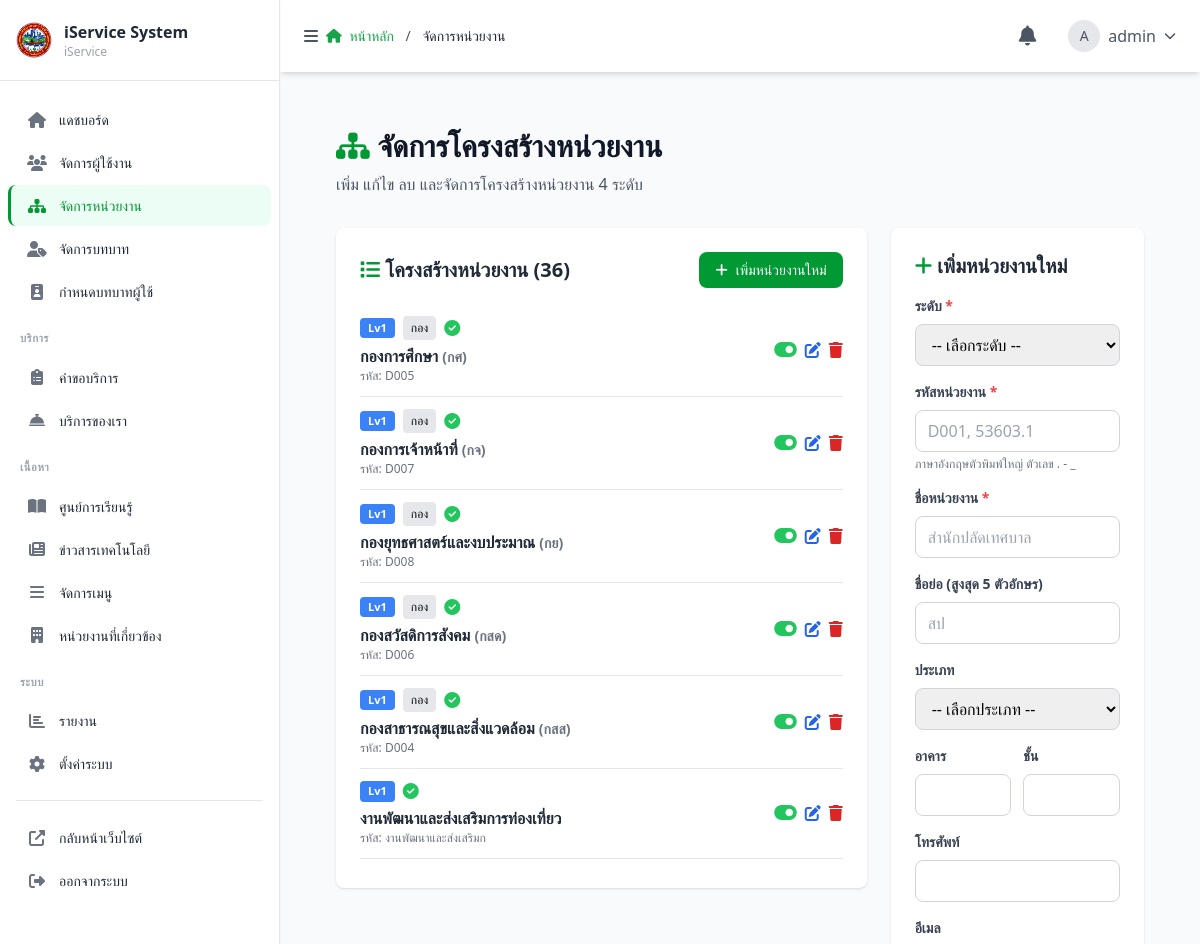
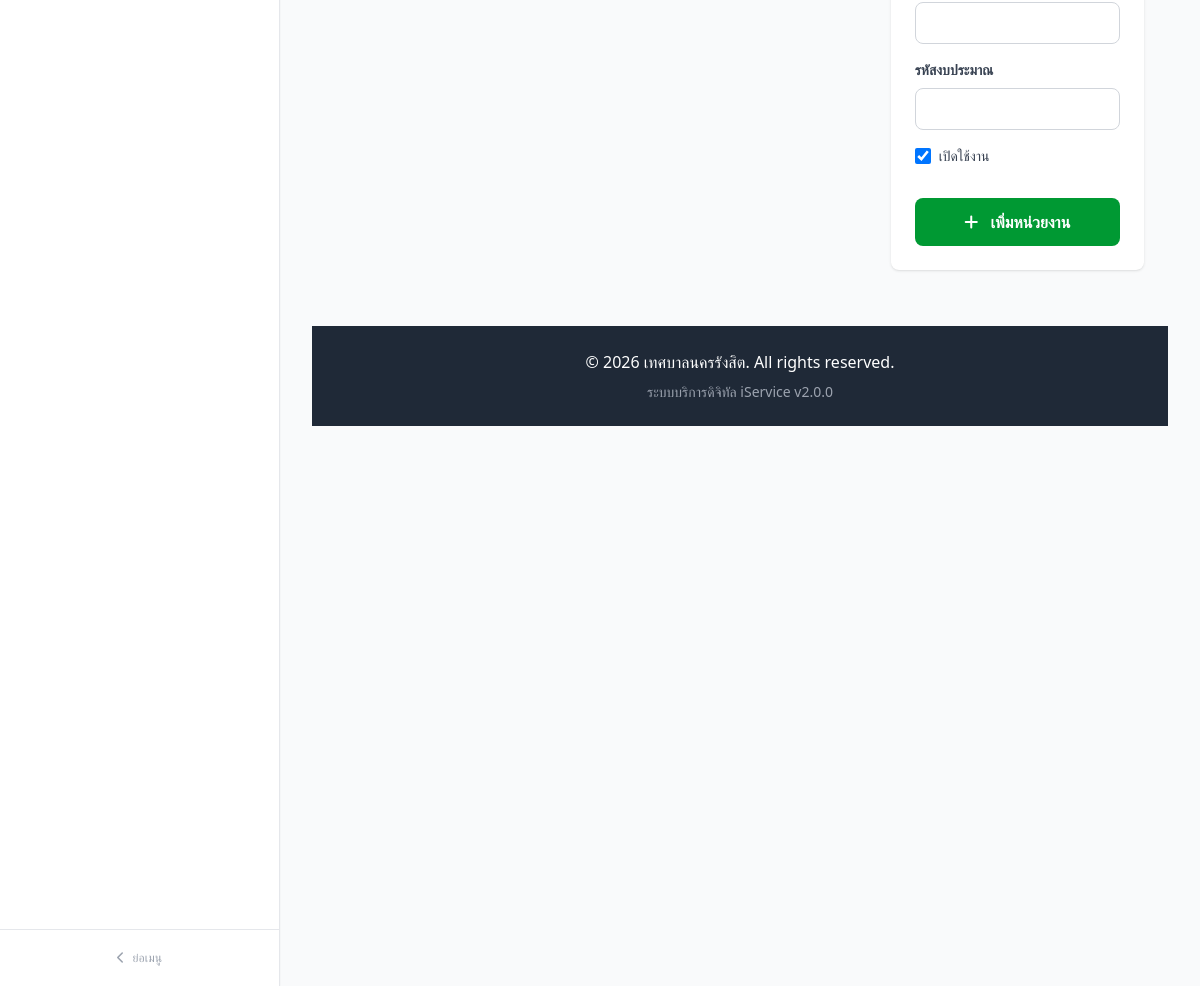
The app's page /admin/departments.php (signed in) with its own data (2 pictures, top to bottom).
### tables this page shows
CREATE TABLE `departments` (
  `department_id` int(11) NOT NULL COMMENT 'รหัสหน่วยงาน/แผนก',
  `parent_department_id` int(11) DEFAULT NULL COMMENT 'รหัสหน่วยงานแม่ (เชื่อมต่อกับ department_id)',
  `department_code` varchar(20) NOT NULL COMMENT 'รหัสหน่วยงาน',
  `department_name` varchar(255) NOT NULL COMMENT 'ชื่อหน่วยงาน/แผนก',
  `short_name` varchar(5) DEFAULT NULL COMMENT 'ชื่อย่อหน่วยงาน (5 ตัวอักษร)',
  `level` tinyint(1) NOT NULL DEFAULT 1 COMMENT 'ระดับชั้น: 1=สำนัก/กอง, 2=ส่วน, 3=ฝ่าย/กลุ่มงาน, 4=งาน',
  `level_type` varchar(50) DEFAULT NULL COMMENT 'ชนิด: สำนัก, กอง, ส่วน, ฝ่าย, กลุ่มงาน, งาน',
  `manager_user_id` int(11) DEFAULT NULL COMMENT 'หัวหน้าหน่วยงาน',
  `building` varchar(100) DEFAULT NULL COMMENT 'อาคาร',
  `floor` varchar(50) DEFAULT NULL COMMENT 'ชั้น',
  `phone` varchar(20) DEFAULT NULL COMMENT 'เบอร์โทรศัพท์',
  `email` varchar(100) DEFAULT NULL COMMENT 'อีเมล',
  `budget_code` varchar(50) DEFAULT NULL COMMENT 'รหัสงบประมาณ',
  `status` enum('active','inactive') DEFAULT 'active' COMMENT 'สถานะการใช้งาน',
  `created_at` timestamp NOT NULL DEFAULT current_timestamp(),
  `updated_at` timestamp NOT NULL DEFAULT current_timestamp() ON UPDATE current_timestamp()
);

### admin/departments.php (the view, shortened to what this page needs)
<?php
require_once '../config/database.php';
$departments = [];
$result = $conn->query("SELECT * FROM departments ORDER BY level ASC, department_name ASC");
while ($row = $result->fetch_assoc()) {
    $departments[] = $row;
}
function buildDepartmentTree($departments, $parent_id = null) {
    $tree = [];
    foreach ($departments as $dept) {
        if ($dept['parent_department_id'] == $parent_id) {
            $dept['children'] = buildDepartmentTree($departments, $dept['department_id']);
            $tree[] = $dept;
        }
    }
    return $tree;
}
$departmentTree = buildDepartmentTree($departments);
include 'admin-layout/header.php';
include 'admin-layout/sidebar.php';
include 'admin-layout/topbar.php';
?>
<main class="main-content-transition lg:ml-0">
    <div class="p-6">
        <div class="mb-8">
            <h1 class="text-3xl font-bold text-gray-900 mb-2">
                <i class="fas fa-sitemap text-teal-600"></i> จัดการโครงสร้างหน่วยงาน
            </h1>
            <p class="text-gray-600">เพิ่ม แก้ไข ลบ และจัดการโครงสร้างหน่วยงาน 4 ระดับ</p>
        </div>
        <div class="grid grid-cols-1 lg:grid-cols-3 gap-6">
            <div class="lg:col-span-2">
                <div class="bg-white rounded-lg shadow p-6">
                    <div class="flex justify-between items-center mb-4">
                        <h2 class="text-xl font-bold text-gray-800">
                            <i class="fas fa-list text-teal-600"></i> โครงสร้างหน่วยงาน (<?= count($departments) ?>)
                        </h2>
                        <button onclick="resetForm()" class="bg-teal-600 hover:bg-teal-700 text-white px-4 py-2 rounded-lg text-sm transition">
                            <i class="fas fa-plus mr-2"></i>เพิ่มหน่วยงานใหม่
                        </button>
                    </div>
                    <div class="overflow-y-auto" style="max-height: 70vh;">
                        <?php
                        function renderDepartmentTree($tree, $level = 0) {
                            foreach ($tree as $dept):
                                $indent = $level * 20;
                                $levelClass = "level-{$dept['level']}";
                                $statusColor = $dept['status'] == 'active' ? 'text-green-500' : 'text-red-500';
                        ?>
                            <div class="border-b border-gray-200 py-3 hover:bg-gray-50" style="margin-left: <?= $indent ?>px;">
                                <div class="flex items-center justify-between">
                                    <div class="flex-1">
                                        <div class="flex items-center space-x-2 mb-1">
                                            <span class="level-badge <?= $levelClass ?>">
                                                Lv<?= $dept['level'] ?>
                                            </span>
                                            <?php if ($dept['level_type']): ?>
                                                <span class="text-xs bg-gray-200 px-2 py-1 rounded">
                                                    <?= htmlspecialchars($dept['level_type']) ?>
                                                </span>
                                            <?php endif; ?>
                                            <i class="fas fa-<?= $dept['status'] == 'active' ? 'check-circle' : 'times-circle' ?> <?= $statusColor ?>"></i>
                                        </div>
                                        <h3 class="font-bold text-gray-800">
                                            <?= htmlspecialchars($dept['department_name']) ?>
                                            <?php if ($dept['short_name']): ?>
                                                <span class="text-sm text-gray-500">(<?= htmlspecialchars($dept['short_name']) ?>)</span>
                                            <?php endif; ?>
                                        </h3>
                                        <p class="text-xs text-gray-500">รหัส: <?= htmlspecialchars($dept['department_code']) ?></p>
                                    </div>
                                    <div class="flex space-x-2">
                                        <button onclick="toggleStatus(<?= $dept['department_id'] ?>, '<?= $dept['status'] == 'active' ? 'inactive' : 'active' ?>')"
                                                class="text-gray-400 hover:text-gray-600" title="เปิด/ปิด">
                                            <i class="fas fa-toggle-<?= $dept['status'] == 'active' ? 'on' : 'off' ?> text-xl <?= $statusColor ?>"></i>
                                        </button>
                                        <button onclick="editDepartment(<?= $dept['department_id'] ?>)" class="text-blue-600 hover:text-blue-800">
                                            <i class="fas fa-edit"></i>
                                        </button>
                                        <button onclick="deleteDepartment(<?= $dept['department_id'] ?>)" class="text-red-600 hover:text-red-800">
                                            <i class="fas fa-trash"></i>
                                        </button>
                                    </div>
                                </div>
                            </div>
                            <?php
                            endforeach;
                        }
                        if (empty($departmentTree)) {
                            echo '<div class="text-center py-12 text-gray-500"><i class="fas fa-inbox text-6xl mb-4"></i><p>ยังไม่มีหน่วยงานในระบบ</p></div>';
                        } else {
                            renderDepartmentTree($departmentTree);
                        }
                        ?>
                    </div>
                </div>
            </div>
            <div class="lg:col-span-1">
                <div class="bg-white rounded-lg shadow p-6 sticky top-4">
                    <h2 class="text-xl font-bold text-gray-800 mb-4" id="formTitle">
                        <i class="fas fa-plus text-teal-600"></i> เพิ่มหน่วยงานใหม่
                    </h2>
                    <form id="departmentForm" class="space-y-4">
                        <div>
                            <label class="block text-sm font-semibold text-gray-700 mb-2">
                                ระดับ <span class="text-red-500">*</span>
                            </label>
                            <select name="level" id="level" required onchange="loadParentDepartments(); updateLevelTypeOptions()"
                                    class="w-full px-3 py-2 border border-gray-300 rounded-lg focus:ring-2 focus:ring-indigo-500 focus:border-transparent">
                                <option value="">-- เลือกระดับ --</option>
                            </select>
                        </div>
                        <div>
                            <label class="block text-sm font-semibold text-gray-700 mb-2">
                                รหัสหน่วยงาน <span class="text-red-500">*</span>
                            </label>
                            <div class="relative">
                                <input type="text" name="department_code" id="department_code" required
                                       placeholder="D001, 53603.1"
                                       class="w-full px-3 py-2 border border-gray-300 rounded-lg focus:ring-2 focus:ring-indigo-500 focus:border-transparent uppercase pr-10">
                            </div>
                            <p class="text-xs text-gray-500 mt-1">ภาษาอังกฤษตัวพิมพ์ใหญ่ ตัวเลข . - _</p>
                        </div>
                        <div>
                            <label class="block text-sm font-semibold text-gray-700 mb-2">
                                ชื่อหน่วยงาน <span class="text-red-500">*</span>
                            </label>
                            <input type="text" name="department_name" id="department_name" required
                                   placeholder="สำนักปลัดเทศบาล"
                                   class="w-full px-3 py-2 border border-gray-300 rounded-lg focus:ring-2 focus:ring-indigo-500 focus:border-transparent">
                        </div>
                        <div>
                            <label class="block text-sm font-semibold text-gray-700 mb-2">
                                ชื่อย่อ (สูงสุด 5 ตัวอักษร)
                            </label>
                            <input type="text" name="short_name" id="short_name" maxlength="5"
                                   placeholder="สป"
                                   class="w-full px-3 py-2 border border-gray-300 rounded-lg focus:ring-2 focus:ring-indigo-500 focus:border-transparent uppercase">
                        </div>
                        <div>
                            <label class="block text-sm font-semibold text-gray-700 mb-2">ประเภท</label>
                            <select name="level_type" id="level_type"
                                    class="w-full px-3 py-2 border border-gray-300 rounded-lg focus:ring-2 focus:ring-indigo-500 focus:border-transparent">
                                <option value="">-- เลือกประเภท --</option>
                            </select>
                        </div>
                        <div class="grid grid-cols-2 gap-3">
                            <div>
                                <label class="block text-sm font-semibold text-gray-700 mb-2">อาคาร</label>
                                <input type="text" name="building" id="building"
                                       class="w-full px-3 py-2 border border-gray-300 rounded-lg focus:ring-2 focus:ring-indigo-500 focus:border-transparent">
                            </div>
                            <div>
                                <label class="block text-sm font-semibold text-gray-700 mb-2">ชั้น</label>
                                <input type="text" name="floor" id="floor"
                                       class="w-full px-3 py-2 border border-gray-300 rounded-lg focus:ring-2 focus:ring-indigo-500 focus:border-transparent">
                            </div>
                        </div>
                        <div>
                            <label class="block text-sm font-semibold text-gray-700 mb-2">โทรศัพท์</label>
                            <input type="tel" name="phone" id="phone"
                                   class="w-full px-3 py-2 border border-gray-300 rounded-lg focus:ring-2 focus:ring-indigo-500 focus:border-transparent">
                        </div>
                        <div>
                            <label class="block text-sm font-semibold text-gray-700 mb-2">อีเมล</label>
                            <input type="email" name="email" id="email"
                                   class="w-full px-3 py-2 border border-gray-300 rounded-lg focus:ring-2 focus:ring-indigo-500 focus:border-transparent">
                        </div>
                        <div>
                            <label class="block text-sm font-semibold text-gray-700 mb-2">รหัสงบประมาณ</label>
                            <input type="text" name="budget_code" id="budget_code"
                                   class="w-full px-3 py-2 border border-gray-300 rounded-lg focus:ring-2 focus:ring-indigo-500 focus:border-transparent">
                        </div>
                        <div class="flex items-center">
                            <input type="checkbox" name="status" id="status" value="active" checked
                                   class="w-4 h-4 text-teal-600 border-gray-300 rounded focus:ring-teal-500">
                            <label for="status" class="ml-2 text-sm font-medium text-gray-700">เปิดใช้งาน</label>
                        </div>
                        <div class="flex space-x-3 pt-4">
                            <button type="submit" id="submitBtn"
                                    class="flex-1 bg-teal-600 hover:bg-teal-700 text-white px-6 py-3 rounded-lg font-semibold transition">
                                <i class="fas fa-plus mr-2"></i> เพิ่มหน่วยงาน
                            </button>
                        </div>
                    </form>
                </div>
            </div>
        </div>
    </div>
    <?php include 'admin-layout/footer.php'; ?>
</body>
</html>
<?php include 'admin-layout/footer.php'; ?>

### admin/admin-layout/header.php (style rules this page uses)
.bg-primary-500, .bg-teal-500, .bg-teal-600 { background-color: #009933 !important; }
.text-primary-500, .text-primary-600, .text-teal-500, .text-teal-600 { color: #009933 !important; }
.main-content-transition { transition: margin-left 0.3s ease-in-out; }

### admin/admin-layout/sidebar.php (style rules this page uses)
:root { --sidebar-bg: #ffffff; --sidebar-border: #e5e7eb; --sidebar-text: #1f2937; --sidebar-text-muted: #6b7280; --sidebar-hover: #f3f4f6; --sidebar-active-bg: #ecfdf5; --sidebar-active-text: #009933; --sidebar-active-border: #009933; --sidebar-section-text: #9ca3af; }

### admin/departments.php (style rules this page uses)
.level-badge { display: inline-block; padding: 2px 8px; border-radius: 4px; font-size: 11px; font-weight: 600; }
.level-1 { background: #3b82f6; color: white; }

### records on screen
departments: level "1", level_type "กอง", department_name "กองการศึกษา", short_name "กศ", department_code "D005"
departments: level "1", level_type "กอง", department_name "กองการเจ้าหน้าที่", short_name "กจ", department_code "D007"
departments: level "1", level_type "กอง", department_name "กองยุทธศาสตร์และงบประมาณ", short_name "กย", department_code "D008"
departments: level "1", level_type "กอง", department_name "กองสวัสดิการสังคม", short_name "กสด", department_code "D006"
departments: level "1", level_type "กอง", department_name "กองสาธารณสุขและสิ่งแวดล้อม", short_name "กสส", department_code "D004"
departments: level "1", department_name "งานพัฒนาและส่งเสริมการท่องเที่ยว", department_code "งานพัฒนาและส่งเสริมก"

### other values on screen
$sidebar_app_name "iService System"
$sidebar_org_name "iService"
$item['label'] "แดชบอร์ด"
$item['label'] "จัดการผู้ใช้งาน"
$item['label'] "จัดการหน่วยงาน"
$item['label'] "จัดการบทบาท"
$item['label'] "กำหนดบทบาทผู้ใช้"
$group['label'] "บริการ"
$item['label'] "คำขอบริการ"
$item['label'] "บริการของเรา"
$group['label'] "เนื้อหา"
$item['label'] "ศูนย์การเรียนรู้"
$item['label'] "ข่าวสารเทคโนโลยี"
$item['label'] "จัดการเมนู"
$item['label'] "หน่วยงานที่เกี่ยวข้อง"
